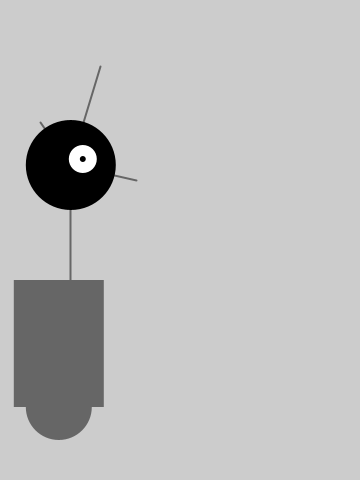
Frame 1 (no input)
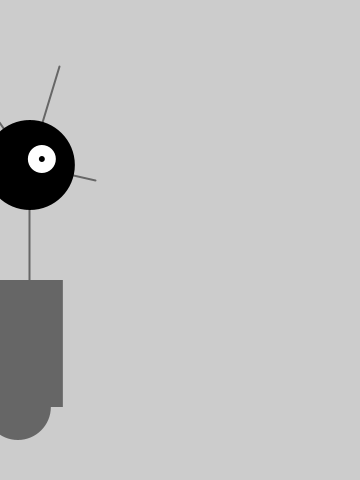
Frame 60 (the mouse pressed at the canvas centre just before this capture)
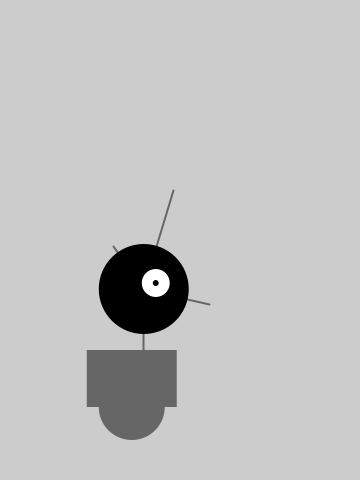
Frame 120 (the mouse held since frame 60 and released just before this capture)

The Processing sketch that drew these frames (run headless with seeded random() and noise(); from frame 60 on, the mouse is pressed at the canvas centre):

// Processing sketch: processing_41004
// ── processing_41004.pde



float x = 60;  
float y = 440;
int radius = 45;
int bodyHeight = 160;
int neckHeight = 70;

float easing = 0.02;

void setup (){
  size(360, 480);
  smooth();
  strokeWeight(2);
  
  ellipseMode(RADIUS);
}
void draw(){
  int targetX = mouseX;
  x+=(targetX - x) * easing;
  
  if (mousePressed) {
    neckHeight = 16;
    bodyHeight = 90;
  } else {
    neckHeight = 70;
    bodyHeight = 160;
  }
  
  float ny = y - bodyHeight - neckHeight - radius;
  
  background(204);
  
  //neck
  
 stroke(102);
 line(x+12, y-bodyHeight, x+12, ny);
 
 //antennae
 line(x+12, ny, x-18, ny-43);
 line(x+12, ny, x+42, ny-99);
 line(x+12, ny, x+78, ny+15);
 
 // Body
 noStroke();
 fill(102);
 ellipse(x, y-33, 33,33);
 rect(x-45, y-bodyHeight, 90,bodyHeight-33);
 
 //Head
 fill(0);
 ellipse(x+12, ny, radius, radius);
 fill(255);
 ellipse(x+24, ny-6,14,14);
 fill(0);
 ellipse(x+24, ny-6,3,3);
}
